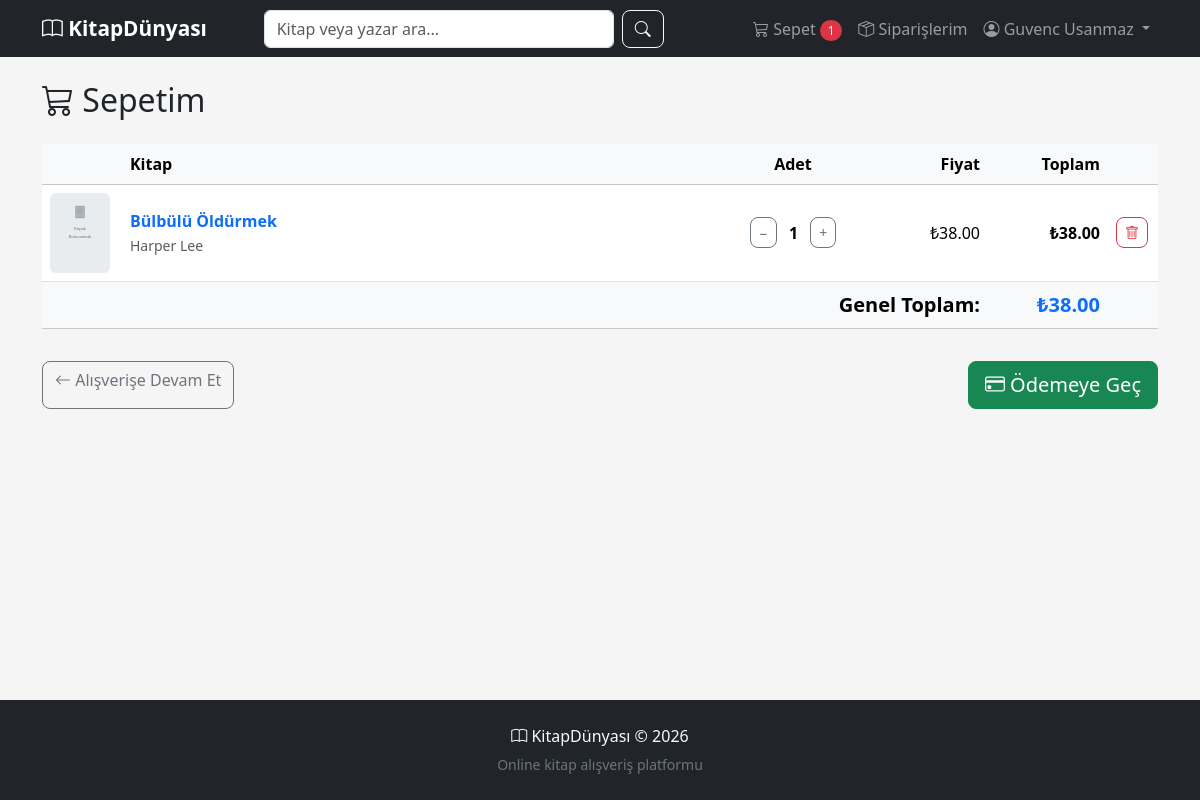
Page /cart (signed in) on the committed database.
### tables this page shows
CREATE TABLE users (
            id INTEGER PRIMARY KEY AUTOINCREMENT,
            name TEXT NOT NULL,
            email TEXT NOT NULL UNIQUE,
            password_hash TEXT NOT NULL,
            salt TEXT NOT NULL,
            created_at TIMESTAMP DEFAULT CURRENT_TIMESTAMP
        );

CREATE TABLE cart_items (
            id INTEGER PRIMARY KEY AUTOINCREMENT,
            user_id INTEGER NOT NULL,
            book_id INTEGER NOT NULL,
            quantity INTEGER NOT NULL DEFAULT 1,
            FOREIGN KEY (user_id) REFERENCES users(id),
            FOREIGN KEY (book_id) REFERENCES books(id),
            UNIQUE(user_id, book_id)
        );

CREATE TABLE books (
            id INTEGER PRIMARY KEY AUTOINCREMENT,
            title TEXT NOT NULL,
            author TEXT NOT NULL,
            description TEXT,
            price REAL NOT NULL,
            isbn TEXT UNIQUE,
            category TEXT,
            stock INTEGER DEFAULT 100,
            cover_url TEXT
        );

### app.py (the view)
@app.route('/cart')
@login_required
def cart():
    db = get_db()
    items = db.execute('''
        SELECT ci.id, ci.quantity, b.id as book_id, b.title, b.author, b.price, b.cover_url
        FROM cart_items ci
        JOIN books b ON ci.book_id = b.id
        WHERE ci.user_id = ?
    ''', (session['user_id'],)).fetchall()
    total = sum(item['price'] * item['quantity'] for item in items)
    return render_template('cart.html', items=items, total=total)

### app.py (called while the page is built, shortened)
def get_db():
    if 'db' not in g:
        g.db = sqlite3.connect(DATABASE)
        g.db.row_factory = sqlite3.Row
        g.db.execute("PRAGMA foreign_keys = ON")
    return g.db

def login_required(f):
    @wraps(f)
    def decorated(*args, **kwargs):
        if 'user_id' not in session:
            flash('Lütfen önce giriş yapın.', 'warning')
            return redirect(url_for('login'))
        return f(*args, **kwargs)
    return decorated

def seed_books():
    db = get_db()
    count = db.execute("SELECT COUNT(*) FROM books").fetchone()[0]

@app.before_request
def before_request():
    init_db()
    seed_books()
    if 'user_id' in session:
        g.user = get_db().execute("SELECT * FROM users WHERE id = ?", (session['user_id'],)).fetchone()
        g.cart_count = get_db().execute(
            "SELECT COALESCE(SUM(quantity), 0) FROM cart_items WHERE user_id = ?",
            (session['user_id'],)
        ).fetchone()[0]
    else:
        g.user = None
        g.cart_count = 0

### templates/cart.html (shortened to what this page needs)
{% extends "base.html" %}
{% block content %}
<h2 class="mb-4"><i class="bi bi-cart3"></i> Sepetim</h2>
{% if items %}
<div class="table-responsive">
    <table class="table align-middle">
        <thead class="table-light">
            <tr>
                <th style="width:80px"></th>
                <th>Kitap</th>
                <th class="text-center" style="width:150px">Adet</th>
                <th class="text-end" style="width:120px">Fiyat</th>
                <th class="text-end" style="width:120px">Toplam</th>
                <th style="width:50px"></th>
            </tr>
        </thead>
        <tbody>
            {% for item in items %}
            <tr>
                <td>
                    <img src="{{ item['cover_url'] }}" alt="{{ item['title'] }}" class="rounded"
                         style="width:60px;height:80px;object-fit:cover"
                         onerror="this.onerror=null;this.src='/static/no-cover.svg';">
                </td>
                <td>
                    <a href="{{ url_for('book_detail', book_id=item['book_id']) }}" class="text-decoration-none">
                        <strong>{{ item['title'] }}</strong>
                    </a>
                    <br><small class="text-muted">{{ item['author'] }}</small>
                </td>
                <td class="text-center">
                    <form action="{{ url_for('update_cart', item_id=item['id']) }}" method="post" class="d-inline-flex align-items-center gap-1">
                        <button type="submit" name="quantity" value="{{ item['quantity'] - 1 }}"
                                class="btn btn-sm btn-outline-secondary">−</button>
                        <span class="mx-2 fw-bold">{{ item['quantity'] }}</span>
                        <button type="submit" name="quantity" value="{{ item['quantity'] + 1 }}"
                                class="btn btn-sm btn-outline-secondary">+</button>
                    </form>
                </td>
                <td class="text-end">₺{{ "%.2f"|format(item['price']) }}</td>
                <td class="text-end fw-bold">₺{{ "%.2f"|format(item['price'] * item['quantity']) }}</td>
                <td>
                    <form action="{{ url_for('remove_from_cart', item_id=item['id']) }}" method="post">
                        <button class="btn btn-sm btn-outline-danger"><i class="bi bi-trash"></i></button>
                    </form>
                </td>
            </tr>
            {% endfor %}
        </tbody>
        <tfoot>
            <tr class="table-light">
                <td colspan="4" class="text-end fw-bold fs-5">Genel Toplam:</td>
                <td class="text-end fw-bold fs-5 text-primary">₺{{ "%.2f"|format(total) }}</td>
                <td></td>
            </tr>
        </tfoot>
    </table>
</div>
<div class="d-flex justify-content-between mt-3">
    <a href="{{ url_for('index') }}" class="btn btn-outline-secondary">
        <i class="bi bi-arrow-left"></i> Alışverişe Devam Et
    </a>
    <a href="{{ url_for('checkout') }}" class="btn btn-success btn-lg">
        <i class="bi bi-credit-card"></i> Ödemeye Geç
    </a>
</div>
{% else %}
<div class="text-center py-5">
    <i class="bi bi-cart-x display-1 text-muted"></i>
    <h4 class="mt-3 text-muted">Sepetiniz boş</h4>
    <a href="{{ url_for('index') }}" class="btn btn-primary mt-3">Kitaplara Göz At</a>
</div>
{% endif %}
{% endblock %}

### templates/base.html (shortened to what this page needs)
<!DOCTYPE html>
<html lang="tr">
<head>
    <link href="https://cdn.jsdelivr.net/npm/bootstrap@5.3.2/dist/css/bootstrap.min.css" rel="stylesheet">
    <link href="https://cdn.jsdelivr.net/npm/bootstrap-icons@1.11.2/font/bootstrap-icons.min.css" rel="stylesheet">
    <link href="{{ url_for('static', filename='style.css') }}" rel="stylesheet">
</head>
<body>
    <nav class="navbar navbar-expand-lg navbar-dark bg-dark sticky-top">
        <div class="container">
            <a class="navbar-brand fw-bold" href="{{ url_for('index') }}">
                <i class="bi bi-book"></i> KitapDünyası
            </a>
            <div class="collapse navbar-collapse" id="navContent">
                <form class="d-flex mx-auto my-2 my-lg-0" action="{{ url_for('index') }}" method="get" style="max-width:400px;width:100%">
                    <input class="form-control me-2" type="search" name="q" placeholder="Kitap veya yazar ara..."
                           value="{{ search_query if search_query is defined else '' }}">
                    <button class="btn btn-outline-light" type="submit"><i class="bi bi-search"></i></button>
                </form>
                <ul class="navbar-nav ms-auto">
                    {% if g.user %}
                    <li class="nav-item">
                        <a class="nav-link" href="{{ url_for('cart') }}">
                            <i class="bi bi-cart3"></i> Sepet
                            {% if g.cart_count > 0 %}
                            <span class="badge bg-danger rounded-pill">{{ g.cart_count }}</span>
                            {% endif %}
                        </a>
                    </li>
                    <li class="nav-item">
                        <a class="nav-link" href="{{ url_for('orders') }}"><i class="bi bi-box-seam"></i> Siparişlerim</a>
                    </li>
                    <li class="nav-item dropdown">
                        <a class="nav-link dropdown-toggle" href="#" role="button" data-bs-toggle="dropdown">
                            <i class="bi bi-person-circle"></i> {{ g.user['name'] }}
                        </a>
                    </li>
                    {% endif %}
                </ul>
            </div>
        </div>
    </nav>
    <main class="container py-4">
        {% block content %}{% endblock %}
    </main>
    <footer class="bg-dark text-light py-4 mt-5">
        <div class="container text-center">
            <p class="mb-1"><i class="bi bi-book"></i> KitapDünyası &copy; 2026</p>
            <small class="text-secondary">Online kitap alışveriş platformu</small>
        </div>
    </footer>
</body>
</html>

### static/style.css (style rules this page uses)
body { background-color: #f5f5f5; min-height: 100vh; display: flex; flex-direction: column; }
main { flex: 1; }
.navbar-brand { font-size: 1.3rem; }
footer { margin-top: auto; }
.badge { font-weight: 500; }
.table td, .table th { vertical-align: middle; }
.btn { border-radius: 0.5rem; }

### rows in the picture
users: user.name "Guvenc Usanmaz"
cart_items: title "Bülbülü Öldürmek", author "Harper Lee", quantity "1"
books: price "38.00", item['price']*item['quantity'] "38.00"

### other values in the picture
{{ g.cart_count }} "1"
{{ "%.2f"|format(total) }} "38.00"
